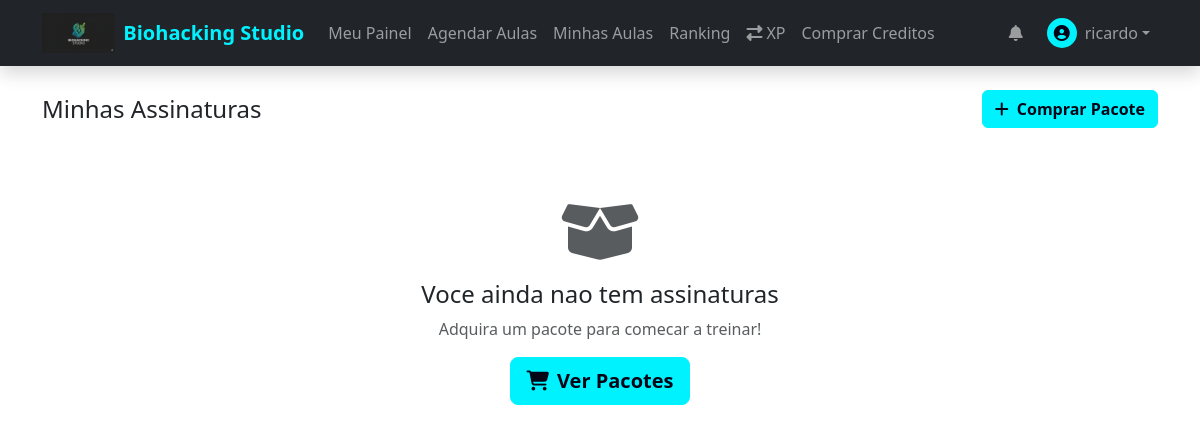
The page /student/subscriptions (signed in) on the database as committed earlier.
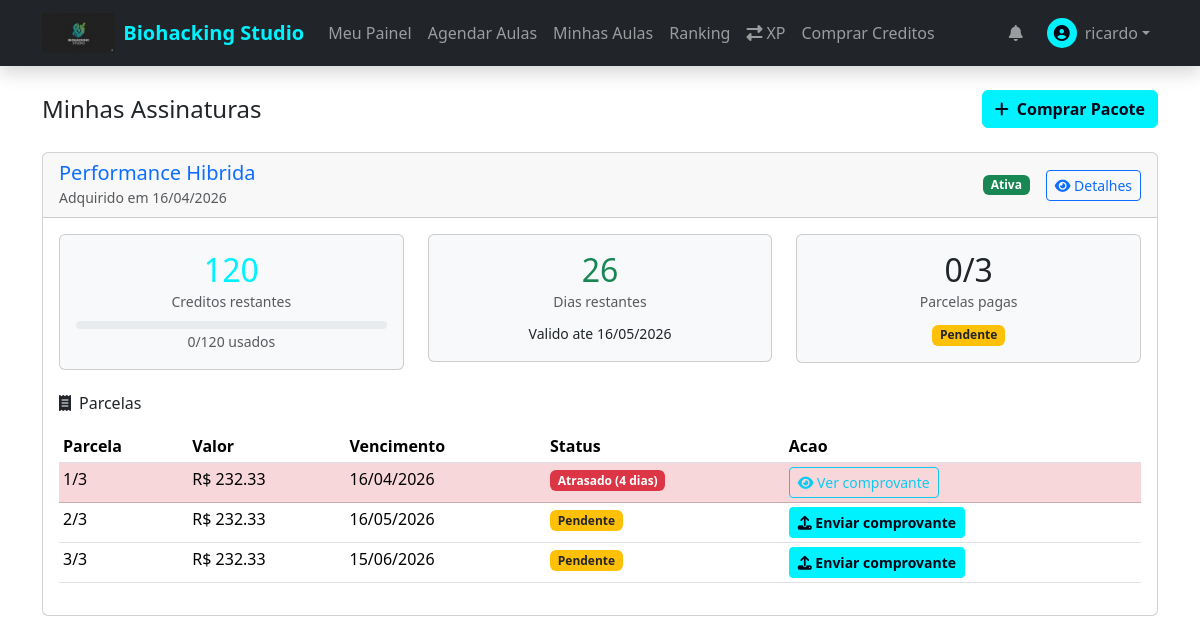
The same page on the database as committed later.
### app/models/subscription.py (models this page shows, shortened)
class Subscription(db.Model):
    __tablename__ = 'subscriptions'
    id = db.Column(db.Integer, primary_key=True)
    user_id = db.Column(db.Integer, db.ForeignKey('users.id'), nullable=False)
    package_id = db.Column(db.Integer, db.ForeignKey('packages.id'), nullable=False)
    credits_total = db.Column(db.Integer, nullable=False)
    credits_used = db.Column(db.Integer, default=0)
    start_date = db.Column(db.Date, nullable=False)
    end_date = db.Column(db.Date, nullable=False)
    status = db.Column(db.Enum(SubscriptionStatus), default=SubscriptionStatus.ACTIVE)
    payment_status = db.Column(db.Enum(PaymentStatus), default=PaymentStatus.PENDING)
    blocked_at = db.Column(db.DateTime)
    block_reason = db.Column(db.String(255))
    is_recurring = db.Column(db.Boolean, default=False)  # Se é assinatura recorrente
    nupay_subscription_id = db.Column(db.String(100), nullable=True)  # ID da assinatura na NuPay
    recurring_status = db.Column(db.String(20), default='ACTIVE')  # ACTIVE, PAUSED, CANCELLED
    next_billing_date = db.Column(db.Date, nullable=True)  # Próxima cobrança
    last_billing_date = db.Column(db.Date, nullable=True)  # Última cobrança
    created_at = db.Column(db.DateTime, default=datetime.utcnow)
    updated_at = db.Column(db.DateTime, default=datetime.utcnow, onupdate=datetime.utcnow)
    user = db.relationship('User', backref='subscriptions')
    payments = db.relationship('Payment', backref='subscription', lazy=True, cascade='all, delete-orphan')
    bookings = db.relationship('Booking', backref='subscription', lazy=True)
    @property
    def credits_remaining(self):
        return self.credits_total - self.credits_used
    @property
    def is_blocked(self):
        return self.status == SubscriptionStatus.SUSPENDED
    @property
    def days_until_expiry(self):
        if self.end_date:
            delta = self.end_date - datetime.now().date()
            return delta.days
        return 0
    @property
    def progress_percent(self):
        if self.credits_total == 0:
            return 0
        return round((self.credits_used / self.credits_total) * 100)

### app/models/package.py (models this page shows, shortened)
class Package(db.Model):
    __tablename__ = 'packages'
    id = db.Column(db.Integer, primary_key=True)
    name = db.Column(db.String(100), nullable=False)
    description = db.Column(db.Text)
    credits = db.Column(db.Integer, nullable=False)
    price = db.Column(db.Numeric(10, 2), nullable=False)
    installments = db.Column(db.Integer, default=1)  # Quantas parcelas
    installment_price = db.Column(db.Numeric(10, 2))  # Preco por parcela
    validity_days = db.Column(db.Integer, nullable=False)  # Ex: 90 dias
    photo_url = db.Column(db.String(255))
    color = db.Column(db.String(7), default='#FF6B35')
    is_featured = db.Column(db.Boolean, default=False)  # Destaque
    display_order = db.Column(db.Integer, default=0)
    badge = db.Column(db.String(50))  # Ex: "MAIS VENDIDO", "NOVO"
    extra_benefits = db.Column(db.JSON)  # Ex: ["Toalha gratis", "Garrafinha"]
    is_recurring = db.Column(db.Boolean, default=False)  # Se é pacote recorrente
    recurring_interval_days = db.Column(db.Integer, default=30)  # Intervalo entre cobranças
    welcome_xp_bonus = db.Column(db.Integer, default=0)  # Bônus XP na primeira compra
    is_active = db.Column(db.Boolean, default=True)
    created_at = db.Column(db.DateTime, default=datetime.utcnow)
    updated_at = db.Column(db.DateTime, default=datetime.utcnow, onupdate=datetime.utcnow)
    subscriptions = db.relationship('Subscription', backref='package', lazy=True)

### app/models/payment.py (models this page shows, shortened)
class Payment(db.Model):
    __tablename__ = 'payments'
    id = db.Column(db.Integer, primary_key=True)
    subscription_id = db.Column(db.Integer, db.ForeignKey('subscriptions.id'), nullable=False)
    installment_number = db.Column(db.Integer, nullable=False)  # 1, 2, 3...
    installment_total = db.Column(db.Integer, nullable=False)   # Total de parcelas
    amount = db.Column(db.Numeric(10, 2), nullable=False)
    due_date = db.Column(db.Date, nullable=False)
    paid_date = db.Column(db.DateTime)
    status = db.Column(db.Enum(PaymentStatusEnum), default=PaymentStatusEnum.PENDING)
    proof_url = db.Column(db.String(255))
    overdue_days = db.Column(db.Integer, default=0)
    nupay_reference_id = db.Column(db.String(100), nullable=True)  # merchantReferenceId
    nupay_psp_reference_id = db.Column(db.String(100), nullable=True)  # pspReferenceId da NuPay
    nupay_payment_url = db.Column(db.String(500), nullable=True)  # URL para pagamento
    nupay_qr_code = db.Column(db.Text, nullable=True)  # QR Code base64
    nupay_pix_copy_paste = db.Column(db.Text, nullable=True)  # Código PIX copia e cola
    payment_method = db.Column(db.String(20), default='manual')  # manual, nupay_pix, nupay_recurring
    created_at = db.Column(db.DateTime, default=datetime.utcnow)
    updated_at = db.Column(db.DateTime, default=datetime.utcnow, onupdate=datetime.utcnow)
    @property
    def is_overdue(self):
        if self.status == PaymentStatusEnum.PAID:
            return False
        return datetime.now().date() > self.due_date
    @property
    def days_overdue(self):
        if not self.is_overdue:
            return 0
        delta = datetime.now().date() - self.due_date
        return delta.days

### app/routes/student.py (the view)
@student_bp.route('/subscriptions')
@login_required
def my_subscriptions():
    subscriptions = Subscription.query.filter_by(
        user_id=current_user.id
    ).order_by(Subscription.created_at.desc()).all()
    return render_template('student/my_subscriptions.html', subscriptions=subscriptions)

### app/models/notification.py (called while the page is built)
    @classmethod
    def get_unread_count(cls, user_id):
        return cls.query.filter_by(user_id=user_id, is_read=False).count()

### app/models/user.py (called while the page is built)
    @property
    def is_admin(self):
        return self.role == 'admin'

    @property
    def is_student(self):
        return self.role == 'student'

    @property
    def is_instructor(self):
        return self.role == 'instructor'

### app/templates/student/my_subscriptions.html (shortened to what the changed rows need)
{% extends "base.html" %}
{% block content %}
<div class="container py-4">
    <div class="row align-items-center mb-4">
        <div class="col">
            <h2 class="h4 mb-0">Minhas Assinaturas</h2>
        </div>
    </div>
    {% if subscriptions %}
    {% for subscription in subscriptions %}
    <div class="card mb-4 {{ 'border-warning' if subscription.is_blocked else '' }}">
        <div class="card-header d-flex justify-content-between align-items-center">
            <div>
                <h5 class="mb-0">
                    <a href="{{ url_for('student.subscription_detail', id=subscription.id) }}"
                        class="text-decoration-none">
                        {{ subscription.package.name }}
                    </a>
                </h5>
                <small class="text-muted">Adquirido em {{ subscription.created_at.strftime('%d/%m/%Y') }}</small>
            </div>
            <div class="d-flex align-items-center gap-2">
                {% if subscription.status.value == 'active' %}
                <span class="badge bg-success">Ativa</span>
                {% elif subscription.status.value == 'suspended' %}
                <span class="badge bg-warning text-dark">Bloqueada</span>
                {% elif subscription.status.value == 'cancelled' %}
                <span class="badge bg-danger">Cancelada</span>
                {% else %}
                <span class="badge bg-secondary">Expirada</span>
                {% endif %}
                <a href="{{ url_for('student.subscription_detail', id=subscription.id) }}"
                    class="btn btn-sm btn-outline-primary ms-2">
                    <i class="fas fa-eye"></i> Detalhes
                </a>
            </div>
        </div>
        <div class="card-body">
            <div class="row mb-4">
                <div class="col-md-4 text-center">
                    <div class="card bg-light">
                        <div class="card-body">
                            <h2 class="text-primary mb-0">{{ subscription.credits_remaining }}</h2>
                            <small class="text-muted">Creditos restantes</small>
                            <div class="progress mt-2" style="height: 8px;">
                            </div>
                            <small class="text-muted">{{ subscription.credits_used }}/{{ subscription.credits_total }}
                                usados</small>
                        </div>
                    </div>
                </div>
                <div class="col-md-4 text-center">
                    <div class="card bg-light">
                        <div class="card-body">
                            {% if subscription.days_until_expiry > 0 %}
                            <h2 class="text-success mb-0">{{ subscription.days_until_expiry }}</h2>
                            <small class="text-muted">Dias restantes</small>
                            {% elif subscription.days_until_expiry == 0 %}
                            <h2 class="text-warning mb-0">Hoje</h2>
                            <small class="text-muted">Expira hoje!</small>
                            {% else %}
                            <h2 class="text-danger mb-0">Expirada</h2>
                            <small class="text-muted">Ha {{ subscription.days_until_expiry|abs }} dias</small>
                            {% endif %}
                            <p class="mb-0 mt-2">
                                <small>Valido ate {{ subscription.end_date.strftime('%d/%m/%Y') }}</small>
                            </p>
                        </div>
                    </div>
                </div>
                <div class="col-md-4 text-center">
                    <div class="card bg-light">
                        <div class="card-body">
                            {% set paid_count = subscription.payments|selectattr('status.value', 'equalto',
                            'paid')|list|length %}
                            <h2 class="mb-0">{{ paid_count }}/{{ subscription.payments|length }}</h2>
                            <small class="text-muted">Parcelas pagas</small>
                            {% if subscription.payment_status.value == 'paid' %}
                            <p class="mb-0 mt-2"><span class="badge bg-success">Quitado</span></p>
                            {% elif subscription.payment_status.value == 'partial' %}
                            <p class="mb-0 mt-2"><span class="badge bg-info">Parcial</span></p>
                            {% else %}
                            <p class="mb-0 mt-2"><span class="badge bg-warning text-dark">Pendente</span></p>
                            {% endif %}
                        </div>
                    </div>
                </div>
            </div>
            <h6 class="mb-3"><i class="fas fa-receipt me-2"></i>Parcelas</h6>
            <div class="table-responsive">
                <table class="table table-sm">
                    <thead>
                        <tr>
                            <th>Parcela</th>
                            <th>Valor</th>
                            <th>Vencimento</th>
                            <th>Status</th>
                            <th>Acao</th>
                        </tr>
                    </thead>
                    <tbody>
                        {% for payment in subscription.payments|sort(attribute='installment_number') %}
                        <tr
                            class="{{ 'table-success' if payment.status.value == 'paid' else ('table-danger' if payment.status.value == 'overdue' else '') }}">
                            <td>{{ payment.installment_number }}/{{ payment.installment_total }}</td>
                            <td>R$ {{ "%.2f"|format(payment.amount) }}</td>
                            <td>{{ payment.due_date.strftime('%d/%m/%Y') }}</td>
                            <td>
                                {% if payment.status.value == 'paid' %}
                                <span class="badge bg-success">Pago</span>
                                {% elif payment.status.value == 'overdue' %}
                                <span class="badge bg-danger">Atrasado ({{ payment.days_overdue }} dias)</span>
                                {% elif payment.proof_url %}
                                <span class="badge bg-info">Aguardando aprovacao</span>
                                {% else %}
                                <span class="badge bg-warning text-dark">Pendente</span>
                                {% endif %}
                            </td>
                            <td>
                                {% if payment.status.value == 'paid' %}
                                <small class="text-muted">Pago em {{ payment.paid_date.strftime('%d/%m/%Y') }}</small>
                                {% elif payment.proof_url %}
                                <button type="button" class="btn btn-sm btn-outline-info" data-bs-toggle="modal"
                                    data-bs-target="#proofModal{{ payment.id }}">
                                    <i class="fas fa-eye"></i> Ver comprovante
                                </button>
                                {% else %}
                                <button type="button" class="btn btn-sm btn-primary" data-bs-toggle="modal"
                                    data-bs-target="#uploadModal{{ payment.id }}">
                                    <i class="fas fa-upload"></i> Enviar comprovante
                                </button>
                                {% endif %}
                            </td>
                        </tr>
                        {% endfor %}
                    </tbody>
                </table>
            </div>
        </div>
    </div>
    {% endfor %}
    {% else %}
    <div class="text-center py-5">
        <i class="fas fa-box-open fa-4x text-muted mb-3"></i>
        <h4>Voce ainda nao tem assinaturas</h4>
        <p class="text-muted">Adquira um pacote para comecar a treinar!</p>
        <a href="{{ url_for('shop.packages') }}" class="btn btn-primary btn-lg">
            <i class="fas fa-shopping-cart me-2"></i>Ver Pacotes
        </a>
    </div>
    {% endif %}
</div>
{% endblock %}

Rows that differ between the two databases and show on the page:
added Subscription: package.name "Performance Hibrida", created_at "16/04/2026", status "Ativa", credits_remaining "120", credits_used "0", credits_total "120", days_until_expiry "26", end_date "16/05/2026", paid_count "0", payments|length "3", payment_status "Pendente"
added Payment: installment_number "1", installment_total "3", amount "232.33", due_date "16/04/2026", days_overdue "4"
added Payment: installment_number "2", installment_total "3", amount "232.33", due_date "16/05/2026", status "Pendente"
added Payment: installment_number "3", installment_total "3", amount "232.33", due_date "15/06/2026", status "Pendente"
Other text that changed with them:
text no longer shown: "Voce ainda nao tem assinaturas Adquira um pacote para comecar a treinar! Ver Pacotes"
